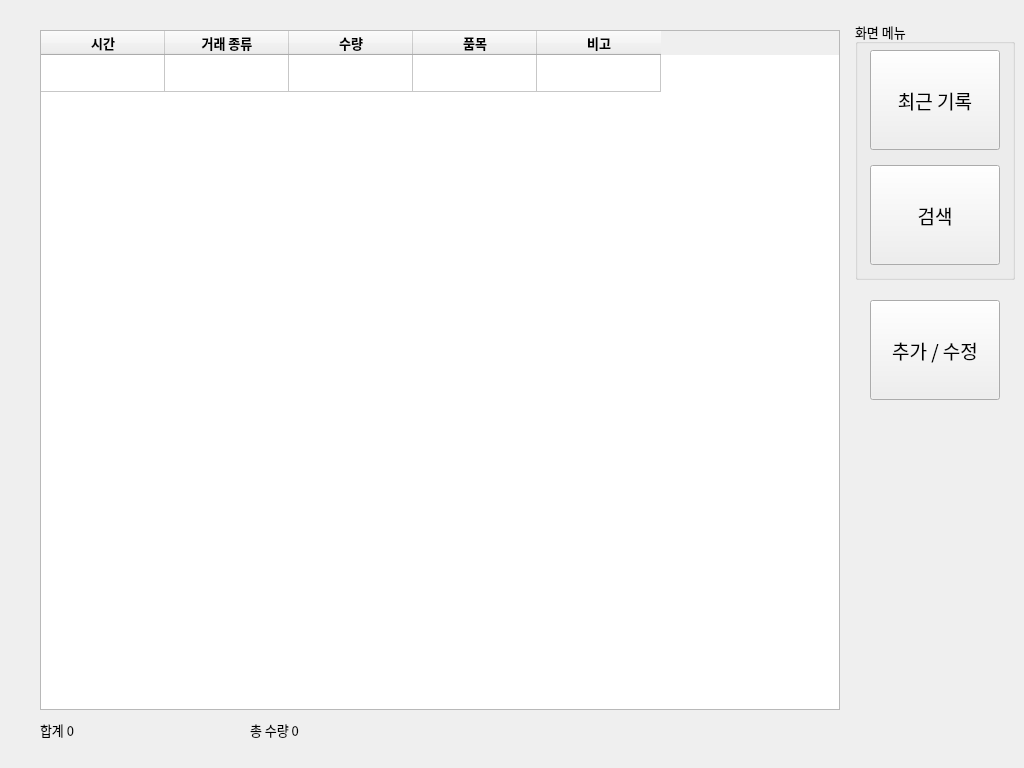
<?xml version="1.0" encoding="UTF-8"?>
<ui version="4.0">
 <class>Dialog</class>
 <widget class="QDialog" name="Dialog">
  <property name="geometry">
   <rect>
    <x>0</x>
    <y>0</y>
    <width>1024</width>
    <height>768</height>
   </rect>
  </property>
  <property name="minimumSize">
   <size>
    <width>1024</width>
    <height>768</height>
   </size>
  </property>
  <property name="maximumSize">
   <size>
    <width>1024</width>
    <height>768</height>
   </size>
  </property>
  <property name="font">
   <font>
    <family>나눔고딕</family>
   </font>
  </property>
  <property name="windowTitle">
   <string>Dialog</string>
  </property>
  <widget class="QStackedWidget" name="stkPage">
   <property name="geometry">
    <rect>
     <x>0</x>
     <y>0</y>
     <width>1024</width>
     <height>768</height>
    </rect>
   </property>
   <property name="layoutDirection">
    <enum>Qt::LeftToRight</enum>
   </property>
   <property name="frameShape">
    <enum>QFrame::NoFrame</enum>
   </property>
   <property name="frameShadow">
    <enum>QFrame::Plain</enum>
   </property>
   <property name="currentIndex">
    <number>0</number>
   </property>
   <widget class="QWidget" name="mainPage">
    <widget class="QTableWidget" name="QTable_time">
     <property name="geometry">
      <rect>
       <x>40</x>
       <y>30</y>
       <width>800</width>
       <height>680</height>
      </rect>
     </property>
     <property name="font">
      <font>
       <family>나눔고딕</family>
       <pointsize>10</pointsize>
       <weight>50</weight>
       <bold>false</bold>
      </font>
     </property>
     <property name="editTriggers">
      <set>QAbstractItemView::NoEditTriggers</set>
     </property>
     <property name="tabKeyNavigation">
      <bool>true</bool>
     </property>
     <property name="alternatingRowColors">
      <bool>false</bool>
     </property>
     <property name="showGrid">
      <bool>true</bool>
     </property>
     <property name="gridStyle">
      <enum>Qt::SolidLine</enum>
     </property>
     <property name="sortingEnabled">
      <bool>false</bool>
     </property>
     <property name="wordWrap">
      <bool>true</bool>
     </property>
     <property name="cornerButtonEnabled">
      <bool>true</bool>
     </property>
     <property name="rowCount">
      <number>1</number>
     </property>
     <property name="columnCount">
      <number>5</number>
     </property>
     <attribute name="horizontalHeaderVisible">
      <bool>true</bool>
     </attribute>
     <attribute name="horizontalHeaderCascadingSectionResizes">
      <bool>false</bool>
     </attribute>
     <attribute name="horizontalHeaderDefaultSectionSize">
      <number>124</number>
     </attribute>
     <attribute name="horizontalHeaderHighlightSections">
      <bool>true</bool>
     </attribute>
     <attribute name="horizontalHeaderMinimumSectionSize">
      <number>27</number>
     </attribute>
     <attribute name="horizontalHeaderShowSortIndicator" stdset="0">
      <bool>false</bool>
     </attribute>
     <attribute name="horizontalHeaderStretchLastSection">
      <bool>false</bool>
     </attribute>
     <attribute name="verticalHeaderVisible">
      <bool>false</bool>
     </attribute>
     <attribute name="verticalHeaderDefaultSectionSize">
      <number>37</number>
     </attribute>
     <attribute name="verticalHeaderShowSortIndicator" stdset="0">
      <bool>false</bool>
     </attribute>
     <attribute name="verticalHeaderStretchLastSection">
      <bool>false</bool>
     </attribute>
     <row/>
     <column>
      <property name="text">
       <string>시간</string>
      </property>
      <property name="font">
       <font>
        <family>나눔고딕</family>
        <pointsize>10</pointsize>
        <weight>75</weight>
        <bold>true</bold>
       </font>
      </property>
      <property name="textAlignment">
       <set>AlignCenter</set>
      </property>
     </column>
     <column>
      <property name="text">
       <string>거래 종류</string>
      </property>
      <property name="font">
       <font>
        <family>나눔고딕</family>
        <pointsize>10</pointsize>
        <weight>75</weight>
        <bold>true</bold>
       </font>
      </property>
      <property name="textAlignment">
       <set>AlignCenter</set>
      </property>
     </column>
     <column>
      <property name="text">
       <string>수량</string>
      </property>
      <property name="font">
       <font>
        <family>나눔고딕</family>
        <pointsize>10</pointsize>
        <weight>75</weight>
        <bold>true</bold>
       </font>
      </property>
      <property name="textAlignment">
       <set>AlignCenter</set>
      </property>
     </column>
     <column>
      <property name="text">
       <string>품목</string>
      </property>
      <property name="font">
       <font>
        <family>나눔고딕</family>
        <pointsize>10</pointsize>
        <weight>75</weight>
        <bold>true</bold>
       </font>
      </property>
      <property name="textAlignment">
       <set>AlignCenter</set>
      </property>
     </column>
     <column>
      <property name="text">
       <string>비고</string>
      </property>
      <property name="font">
       <font>
        <family>나눔고딕</family>
        <pointsize>10</pointsize>
        <weight>75</weight>
        <bold>true</bold>
       </font>
      </property>
      <property name="textAlignment">
       <set>AlignCenter</set>
      </property>
     </column>
     <item row="0" column="0">
      <property name="text">
       <string/>
      </property>
      <property name="font">
       <font>
        <family>나눔고딕</family>
       </font>
      </property>
     </item>
     <item row="0" column="1">
      <property name="text">
       <string/>
      </property>
      <property name="font">
       <font>
        <family>나눔고딕</family>
       </font>
      </property>
     </item>
     <item row="0" column="2">
      <property name="text">
       <string/>
      </property>
      <property name="font">
       <font>
        <family>나눔고딕</family>
       </font>
      </property>
     </item>
     <item row="0" column="3">
      <property name="text">
       <string/>
      </property>
      <property name="font">
       <font>
        <family>나눔고딕</family>
       </font>
      </property>
     </item>
    </widget>
    <widget class="QLabel" name="QLabel_total">
     <property name="geometry">
      <rect>
       <x>40</x>
       <y>720</y>
       <width>200</width>
       <height>20</height>
      </rect>
     </property>
     <property name="font">
      <font>
       <pointsize>10</pointsize>
       <weight>50</weight>
       <bold>false</bold>
      </font>
     </property>
     <property name="text">
      <string>합계 0</string>
     </property>
    </widget>
    <widget class="QLabel" name="QLabel_totalNum">
     <property name="geometry">
      <rect>
       <x>250</x>
       <y>720</y>
       <width>200</width>
       <height>20</height>
      </rect>
     </property>
     <property name="font">
      <font>
       <pointsize>10</pointsize>
      </font>
     </property>
     <property name="text">
      <string>총 수량 0</string>
     </property>
     <property name="alignment">
      <set>Qt::AlignLeading|Qt::AlignLeft|Qt::AlignVCenter</set>
     </property>
    </widget>
   </widget>
   <widget class="QWidget" name="searchPage">
    <property name="font">
     <font>
      <family>나눔고딕</family>
     </font>
    </property>
    <widget class="QListWidget" name="QList_search">
     <property name="geometry">
      <rect>
       <x>40</x>
       <y>90</y>
       <width>800</width>
       <height>620</height>
      </rect>
     </property>
     <property name="font">
      <font>
       <family>나눔스퀘어</family>
       <pointsize>18</pointsize>
       <weight>50</weight>
       <bold>false</bold>
      </font>
     </property>
     <property name="editTriggers">
      <set>QAbstractItemView::DoubleClicked</set>
     </property>
     <property name="dragEnabled">
      <bool>false</bool>
     </property>
     <property name="dragDropOverwriteMode">
      <bool>false</bool>
     </property>
     <property name="alternatingRowColors">
      <bool>false</bool>
     </property>
    </widget>
    <widget class="QLineEdit" name="QLine_search">
     <property name="geometry">
      <rect>
       <x>180</x>
       <y>30</y>
       <width>660</width>
       <height>30</height>
      </rect>
     </property>
     <property name="font">
      <font>
       <family>나눔고딕</family>
       <weight>50</weight>
       <bold>false</bold>
      </font>
     </property>
     <property name="text">
      <string/>
     </property>
    </widget>
    <widget class="QPushButton" name="QBtn_search">
     <property name="geometry">
      <rect>
       <x>40</x>
       <y>30</y>
       <width>120</width>
       <height>30</height>
      </rect>
     </property>
     <property name="font">
      <font>
       <family>나눔고딕</family>
      </font>
     </property>
     <property name="text">
      <string>검 색</string>
     </property>
     <property name="autoDefault">
      <bool>false</bool>
     </property>
    </widget>
    <widget class="QPushButton" name="QBtn_quantity">
     <property name="geometry">
      <rect>
       <x>870</x>
       <y>560</y>
       <width>130</width>
       <height>150</height>
      </rect>
     </property>
     <property name="font">
      <font>
       <family>나눔고딕</family>
       <pointsize>14</pointsize>
       <weight>50</weight>
       <bold>false</bold>
      </font>
     </property>
     <property name="text">
      <string>입 / 출고</string>
     </property>
    </widget>
   </widget>
  </widget>
  <widget class="QPushButton" name="QBtn_warehousing">
   <property name="geometry">
    <rect>
     <x>870</x>
     <y>300</y>
     <width>130</width>
     <height>100</height>
    </rect>
   </property>
   <property name="font">
    <font>
     <pointsize>14</pointsize>
    </font>
   </property>
   <property name="text">
    <string>추가 / 수정</string>
   </property>
  </widget>
  <widget class="QGroupBox" name="groupBox">
   <property name="geometry">
    <rect>
     <x>855</x>
     <y>20</y>
     <width>160</width>
     <height>260</height>
    </rect>
   </property>
   <property name="font">
    <font>
     <pointsize>10</pointsize>
     <weight>50</weight>
     <italic>false</italic>
     <bold>false</bold>
     <kerning>true</kerning>
    </font>
   </property>
   <property name="title">
    <string>화면 메뉴</string>
   </property>
   <property name="alignment">
    <set>Qt::AlignLeading|Qt::AlignLeft|Qt::AlignVCenter</set>
   </property>
   <property name="flat">
    <bool>false</bool>
   </property>
   <property name="checkable">
    <bool>false</bool>
   </property>
   <widget class="QPushButton" name="QBtn_toMain">
    <property name="geometry">
     <rect>
      <x>15</x>
      <y>30</y>
      <width>130</width>
      <height>100</height>
     </rect>
    </property>
    <property name="font">
     <font>
      <family>나눔고딕</family>
      <pointsize>14</pointsize>
      <weight>50</weight>
      <bold>false</bold>
     </font>
    </property>
    <property name="text">
     <string>최근 기록</string>
    </property>
   </widget>
   <widget class="QPushButton" name="QBtn_toSearch">
    <property name="geometry">
     <rect>
      <x>15</x>
      <y>145</y>
      <width>130</width>
      <height>100</height>
     </rect>
    </property>
    <property name="font">
     <font>
      <family>나눔고딕</family>
      <pointsize>14</pointsize>
      <weight>50</weight>
      <bold>false</bold>
     </font>
    </property>
    <property name="text">
     <string>검색</string>
    </property>
   </widget>
  </widget>
 </widget>
 <tabstops>
  <tabstop>QTable_time</tabstop>
  <tabstop>QBtn_search</tabstop>
  <tabstop>QLine_search</tabstop>
  <tabstop>QList_search</tabstop>
 </tabstops>
 <resources/>
 <connections/>
</ui>
